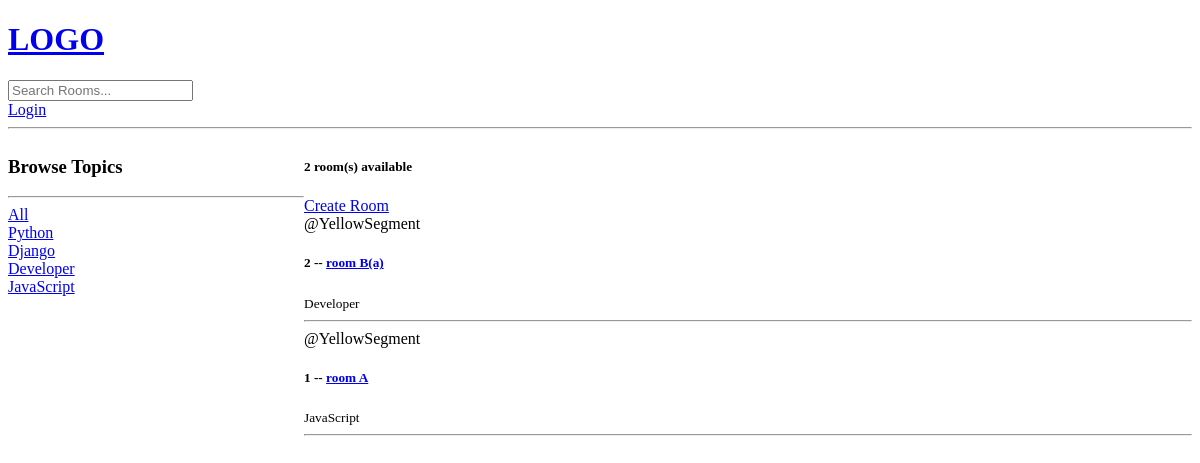
/, run on an earlier commit of the app's database.
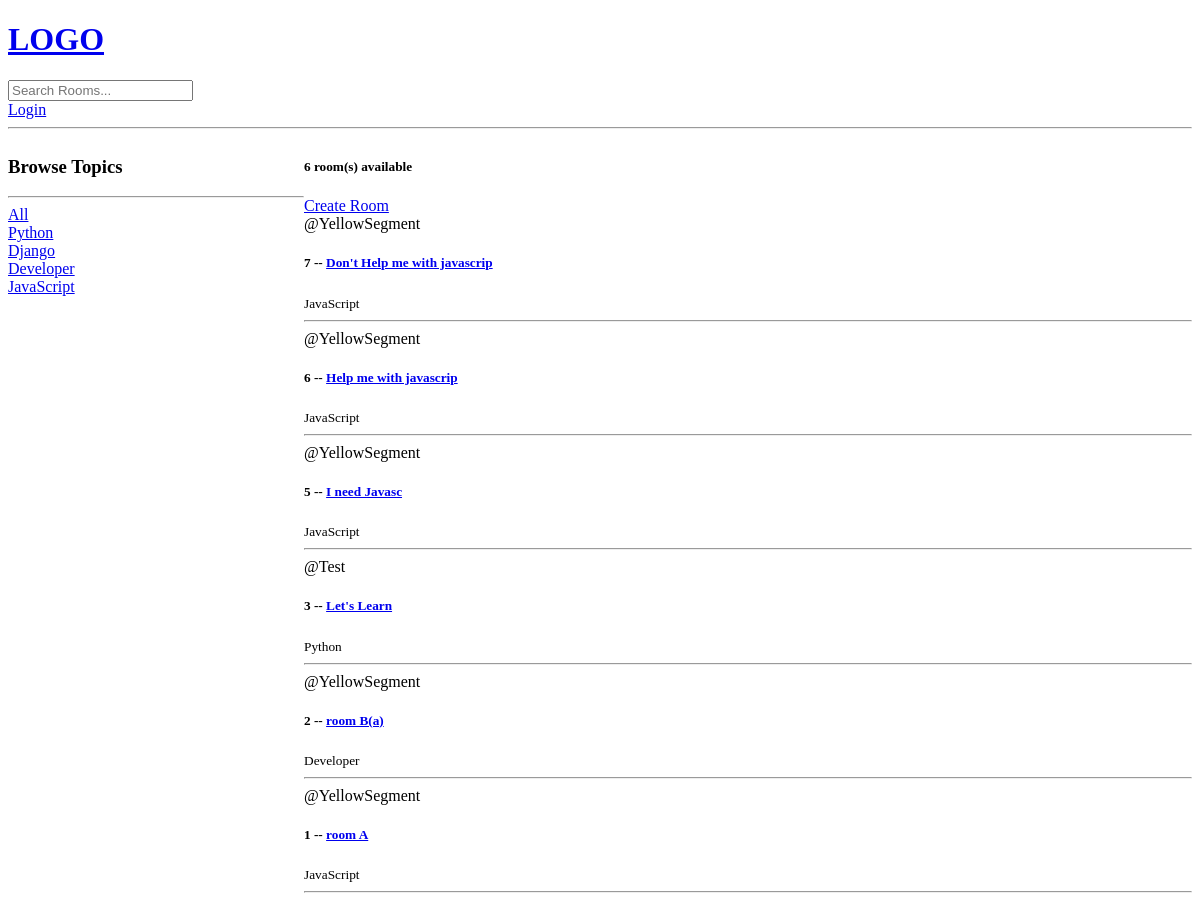
And on a later commit of the database.
### base/models.py (models this page shows, shortened)
class Topic(models.Model):
    name = models.CharField(max_length=200)

class Room(models.Model):
    host = models.ForeignKey(User, on_delete=models.SET_NULL, null=True)
    topic = models.ForeignKey(Topic, on_delete=models.SET_NULL, null=True)
    name = models.CharField(max_length=200)
    description = models.TextField(null=True, blank=True)
    updated = models.DateTimeField(auto_now=True)
    created = models.DateTimeField(auto_now_add=True)
    class Meta:
        ordering = ['-updated', '-created']

### base/views.py (the view)
# urls.py: path('', views.home, name="home"),
def home(request):
    q = request.GET.get('q') if request.GET.get('q') != None else ''
    rooms = Room.objects.filter(
        Q(topic__name__icontains = q) |
        Q(name__icontains=q) |
        Q(description__icontains=q)
    )
    topics = Topic.objects.all()
    room_count = rooms.count()
    context = {'rooms': rooms, 'topics': topics, 'room_count': room_count}
    return render(request, 'base/home.html', context)

### base/templates/base/home.html (shortened to what this page needs)
{% extends 'main.html' %}
{% block content %}
<div class="home-container">
    <div>
        <h3>Browse Topics</h3>
        <hr>
        <div>
            <a href="{% url 'home' %}">All</a>
        </div>
        {% for topic in topics %}
            <div>
                <a href="{% url 'home' %}?q={{topic.name}}">{{topic.name}}</a>
            </div>
        {% endfor %}
    </div>
    <div>
        <h5>{{room_count}} room(s) available</h5>
        <a href="{% url 'create-room' %}">Create Room</a>
        <div>
            {% for room in rooms %}
                <div>
                    <span>@{{room.host.username}}</span>
                    <h5>{{room.id}} -- <a href="{% url 'room' room.id %}">{{room.name}}</a></h5>
                    <small>{{room.topic.name}}</small>
                    <hr>
                </div>
            {% endfor %}
        </div>
    </div>
</div>
{% endblock content %}

### templates/main.html (shortened to what this page needs)
<!DOCTYPE html>
<html>
    <head>
    </head>
    <body>
        {% include 'navbar.html' %}
        {% block content %}
        {% endblock %}
    </body>
</html>

### templates/navbar.html
<a href="/">
    <h1>LOGO</h1>
</a>
<form method="GET" action="{% url 'home' %}">
    <input type="text" name="q" placeholder="Search Rooms..."/>
</form>
{% if request.user.is_authenticated %}
<a href="{% url 'logout' %}">Logout</a>
{% else %}
<a href="{% url 'login' %}">Login</a>
{%endif%}
<hr>

### base/templates/base/home.html (style rules this page uses)
.home-container { display: grid; grid-template-columns: 1fr 3fr; }

What changed in the data, as far as the page shows it:
added Room: host.username "YellowSegment", id "7", name "Don't Help me with javascrip", topic.name "JavaScript"
added Room: host.username "YellowSegment", id "6", name "Help me with javascrip", topic.name "JavaScript"
added Room: host.username "YellowSegment", id "5", name "I need Javasc", topic.name "JavaScript"
added Room: host.username "Test", id "3", name "Let's Learn", topic.name "Python"
Also different on the page:
{{ room_count }}: "2" → "6"
